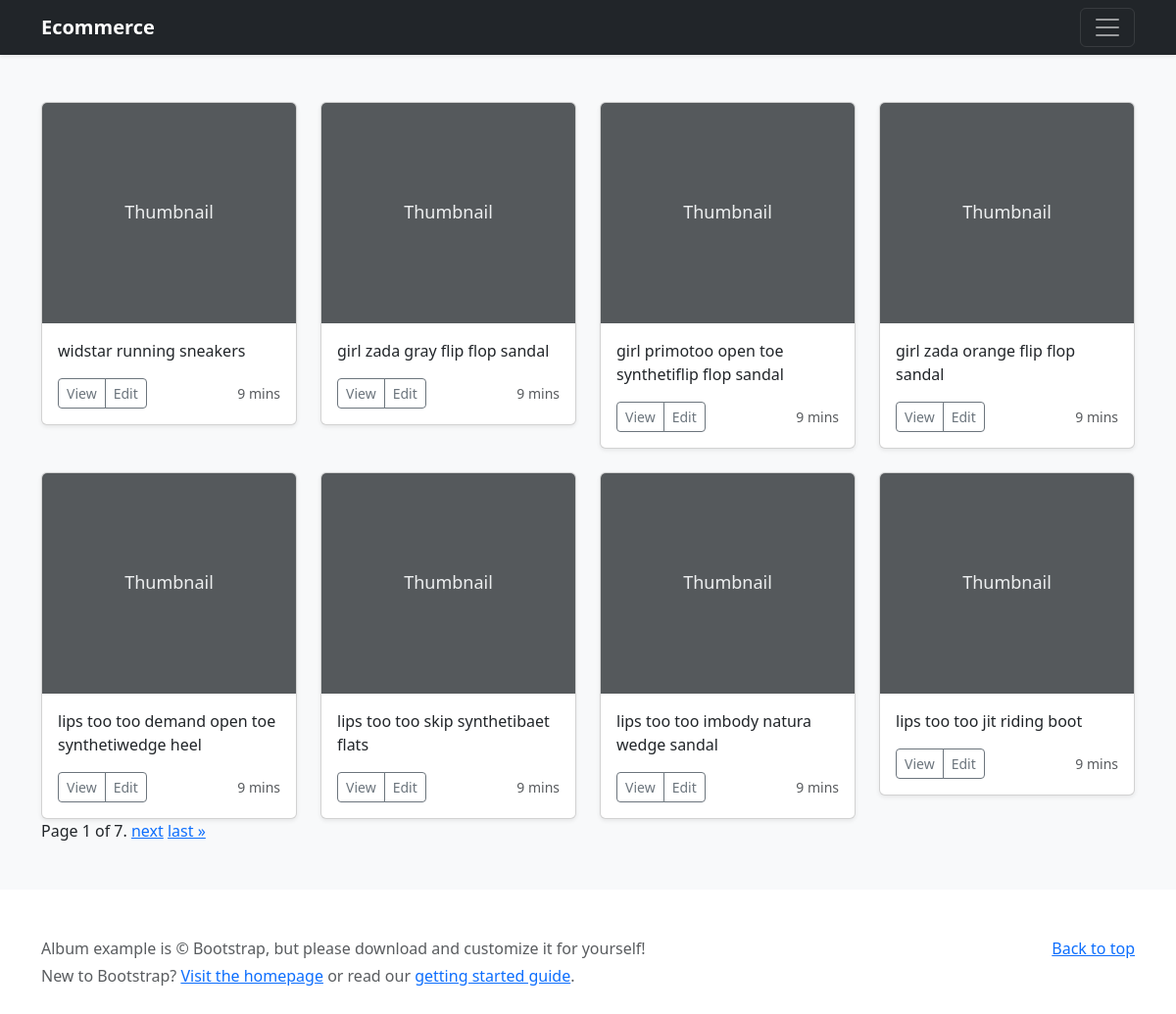
The page /query/ex1/ on the database its author committed.
### ecommerce/inventory/models.py (models this page shows, shortened)
class Product(models.Model):
    name = models.CharField(max_length=50)
    description = models.TextField()
    slug = models.SlugField()
    is_active = models.BooleanField()
    category = models.ManyToManyField(Category)

### ecommerce/inventory/views.py (the view)
# urls.py: path('ex1/', views.all_products)
def all_products(request):
    objs = Product.objects.all()
    paginator = Paginator(objs, 8)
    page_number = request.GET.get('page')
    page_obj = paginator.get_page(page_number)
    return render(request, 'grid-output.html', {'page_obj':page_obj})

### ecommerce/inventory/templates/grid-output.html (shortened to what this page needs)
{% load static %}
<!doctype html>
<html lang="en">
  <head>
<link href="{% static 'assets/dist/css/bootstrap.min.css' %}" rel="stylesheet">
  </head>
  <body>
<header>
  <div class="navbar navbar-dark bg-dark shadow-sm">
    <div class="container">
      <a href="#" class="navbar-brand d-flex align-items-center">
        <strong>Ecommerce</strong>
      </a>
      <button class="navbar-toggler" type="button" data-bs-toggle="collapse" data-bs-target="#navbarHeader" aria-controls="navbarHeader" aria-expanded="false" aria-label="Toggle navigation">
        <span class="navbar-toggler-icon"></span>
      </button>
    </div>
  </div>
</header>
<main>
  <div class="album py-5 bg-light">
    <div class="container">
      <div class="row row-cols-1 row-cols-sm-2 row-cols-md-4 g-4">
        {% for product in page_obj %}
        <div class="col">
          <div class="card shadow-sm">
            <svg class="bd-placeholder-img card-img-top" width="100%" height="225" xmlns="http://www.w3.org/2000/svg" role="img" aria-label="Placeholder: Thumbnail" preserveAspectRatio="xMidYMid slice" focusable="false"><title>Placeholder</title><rect width="100%" height="100%" fill="#55595c"/><text x="50%" y="50%" fill="#eceeef" dy=".3em">Thumbnail</text></svg>
            <div class="card-body">
              <p class="card-text">{{product.name}}</p>
              <div class="d-flex justify-content-between align-items-center">
                <div class="btn-group">
                  <button type="button" class="btn btn-sm btn-outline-secondary">View</button>
                  <button type="button" class="btn btn-sm btn-outline-secondary">Edit</button>
                </div>
                <small class="text-muted">9 mins</small>
              </div>
            </div>
          </div>
        </div>
        {% endfor %}
      </div>
      <div class="pagination">
        <span class="step-links">
            <span class="current">
                Page {{ page_obj.number }} of {{ page_obj.paginator.num_pages }}.
            </span>
            {% if page_obj.has_next %}
                <a href="?page={{ page_obj.next_page_number }}">next</a>
                <a href="?page={{ page_obj.paginator.num_pages }}">last &raquo;</a>
            {% endif %}
        </span>
    </div>
    </div>
  </div>
</main>
<footer class="text-muted py-5">
  <div class="container">
    <p class="float-end mb-1">
      <a href="#">Back to top</a>
    </p>
    <p class="mb-1">Album example is &copy; Bootstrap, but please download and customize it for yourself!</p>
    <p class="mb-0">New to Bootstrap? <a href="/">Visit the homepage</a> or read our <a href="../getting-started/introduction/">getting started guide</a>.</p>
  </div>
</footer>
  </body>
</html>

### ecommerce/inventory/templates/grid-output.html (style rules this page uses)
.bd-placeholder-img { font-size: 1.125rem; text-anchor: middle; -webkit-user-select: none; -moz-user-select: none; user-select: none; }

### rows shown on the page
Product: name "widstar running sneakers"
Product: name "girl zada gray flip flop sandal"
Product: name "girl primotoo open toe synthetiflip flop sandal"
Product: name "girl zada orange flip flop sandal"
Product: name "lips too too demand open toe synthetiwedge heel"
Product: name "lips too too skip synthetibaet flats"
Product: name "lips too too imbody natura wedge sandal"
Product: name "lips too too jit riding boot"

### other values the page prints
{{ page_obj.number }} "1"
{{ page_obj.paginator.num_pages }} "7"
